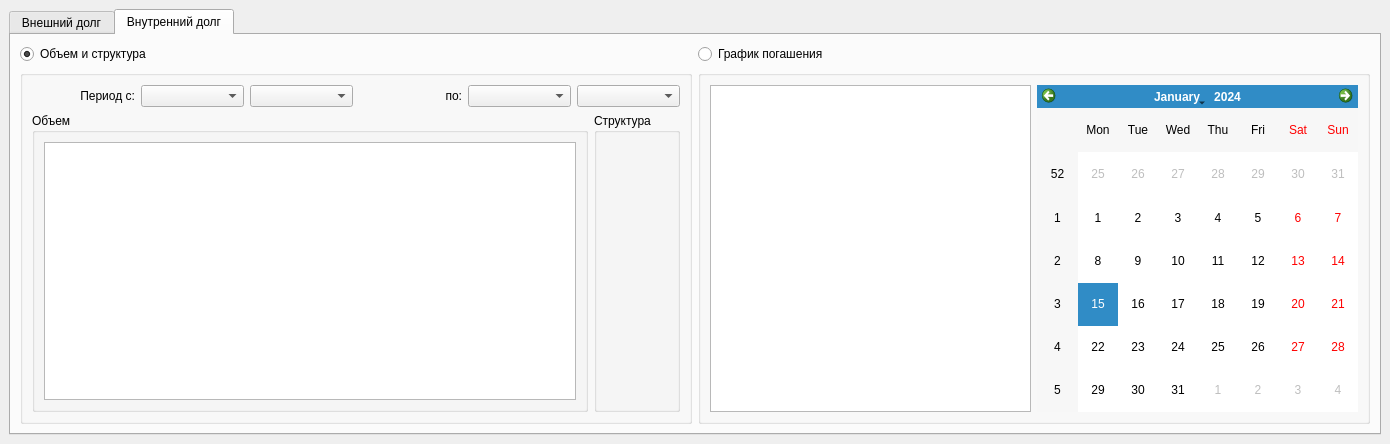
<?xml version="1.0" encoding="UTF-8"?>
<ui version="4.0">
 <class>MainWindow</class>
 <widget class="QMainWindow" name="MainWindow">
  <property name="geometry">
   <rect>
    <x>0</x>
    <y>0</y>
    <width>1390</width>
    <height>444</height>
   </rect>
  </property>
  <property name="windowTitle">
   <string>&quot;ВиГоД&quot;</string>
  </property>
  <widget class="QWidget" name="centralwidget">
   <layout class="QVBoxLayout" name="verticalLayout">
    <item>
     <widget class="QTabWidget" name="tabWidget">
      <property name="currentIndex">
       <number>1</number>
      </property>
      <widget class="QWidget" name="ExternalTab">
       <property name="enabled">
        <bool>true</bool>
       </property>
       <attribute name="title">
        <string>Внешний долг</string>
       </attribute>
       <layout class="QVBoxLayout" name="verticalLayout_5">
        <item>
         <layout class="QHBoxLayout" name="ExternalTopLayout">
          <item>
           <widget class="QRadioButton" name="ExternalRepaymentRB">
            <property name="text">
             <string>Объем и структура</string>
            </property>
            <property name="checked">
             <bool>true</bool>
            </property>
           </widget>
          </item>
          <item>
           <widget class="QRadioButton" name="ExternalVolumeRB">
            <property name="text">
             <string>График погашения</string>
            </property>
           </widget>
          </item>
         </layout>
        </item>
        <item>
         <layout class="QHBoxLayout" name="ExternalMainLayout">
          <item>
           <widget class="QGroupBox" name="ExternalVolumeGrBx">
            <property name="enabled">
             <bool>true</bool>
            </property>
            <property name="title">
             <string/>
            </property>
            <property name="flat">
             <bool>true</bool>
            </property>
            <layout class="QVBoxLayout" name="verticalLayout_6">
             <item>
              <layout class="QHBoxLayout" name="ExternalVolumeTopLayout">
               <item>
                <widget class="QLabel" name="ExternalVolumeFromLabel">
                 <property name="text">
                  <string>Период с:</string>
                 </property>
                 <property name="alignment">
                  <set>Qt::AlignRight|Qt::AlignTrailing|Qt::AlignVCenter</set>
                 </property>
                </widget>
               </item>
               <item>
                <widget class="QComboBox" name="ExternalVolumeFromMonthCmBx">
                 <property name="currentText">
                  <string/>
                 </property>
                 <property name="maxVisibleItems">
                  <number>12</number>
                 </property>
                 <property name="placeholderText">
                  <string/>
                 </property>
                </widget>
               </item>
               <item>
                <widget class="QComboBox" name="ExternalVolumeFromYearCmBx"/>
               </item>
               <item>
                <widget class="QLabel" name="ExternalVolumeToLabel">
                 <property name="text">
                  <string>по:</string>
                 </property>
                 <property name="alignment">
                  <set>Qt::AlignRight|Qt::AlignTrailing|Qt::AlignVCenter</set>
                 </property>
                </widget>
               </item>
               <item>
                <widget class="QComboBox" name="ExternalVolumeToMonthCmBx">
                 <property name="currentText">
                  <string/>
                 </property>
                 <property name="maxVisibleItems">
                  <number>12</number>
                 </property>
                 <property name="placeholderText">
                  <string/>
                 </property>
                </widget>
               </item>
               <item>
                <widget class="QComboBox" name="ExternalVolumeToYearCmBx"/>
               </item>
              </layout>
             </item>
             <item>
              <layout class="QHBoxLayout" name="ExternalVolumeMainLayout">
               <item>
                <widget class="QGroupBox" name="ExternalVolumeChartGrBx">
                 <property name="title">
                  <string>Объем</string>
                 </property>
                 <layout class="QGridLayout" name="gridLayout_2">
                  <item row="0" column="0">
                   <widget class="QChartView" name="ExternalVolumeCharView"/>
                  </item>
                 </layout>
                </widget>
               </item>
               <item>
                <widget class="QGroupBox" name="ExternalVolumeInfoGrBx">
                 <property name="title">
                  <string>Структура</string>
                 </property>
                 <layout class="QVBoxLayout" name="verticalLayout_7"/>
                </widget>
               </item>
              </layout>
             </item>
            </layout>
           </widget>
          </item>
          <item>
           <widget class="QGroupBox" name="ExternalRepaymentGrBx">
            <property name="title">
             <string/>
            </property>
            <layout class="QHBoxLayout" name="horizontalLayout_2">
             <item>
              <widget class="QChartView" name="ExternalRepaymentChartView"/>
             </item>
             <item>
              <widget class="QCalendarWidget" name="ExternalRepaymentCalendar"/>
             </item>
            </layout>
           </widget>
          </item>
         </layout>
        </item>
       </layout>
      </widget>
      <widget class="QWidget" name="InternalTab">
       <attribute name="title">
        <string>Внутренний долг</string>
       </attribute>
       <layout class="QVBoxLayout" name="verticalLayout_3">
        <item>
         <layout class="QHBoxLayout" name="InternalTopLayout">
          <item>
           <widget class="QRadioButton" name="InternalRepaymentRB">
            <property name="text">
             <string>Объем и структура</string>
            </property>
            <property name="checked">
             <bool>true</bool>
            </property>
           </widget>
          </item>
          <item>
           <widget class="QRadioButton" name="InternalVolumeRB">
            <property name="text">
             <string>График погашения</string>
            </property>
           </widget>
          </item>
         </layout>
        </item>
        <item>
         <layout class="QHBoxLayout" name="InternalMainLayout">
          <item>
           <widget class="QGroupBox" name="InternalVolumeGrBx">
            <property name="enabled">
             <bool>true</bool>
            </property>
            <property name="title">
             <string/>
            </property>
            <property name="flat">
             <bool>true</bool>
            </property>
            <layout class="QVBoxLayout" name="verticalLayout_13">
             <item>
              <layout class="QHBoxLayout" name="InternalVolumeTopLayout">
               <item>
                <widget class="QLabel" name="InternalVolumeFromLabel">
                 <property name="text">
                  <string>Период с:</string>
                 </property>
                 <property name="alignment">
                  <set>Qt::AlignRight|Qt::AlignTrailing|Qt::AlignVCenter</set>
                 </property>
                </widget>
               </item>
               <item>
                <widget class="QComboBox" name="InternalVolumeFromMonthCmBx">
                 <property name="currentText">
                  <string/>
                 </property>
                 <property name="maxVisibleItems">
                  <number>12</number>
                 </property>
                 <property name="placeholderText">
                  <string/>
                 </property>
                </widget>
               </item>
               <item>
                <widget class="QComboBox" name="InternalVolumeFromYearCmBx"/>
               </item>
               <item>
                <widget class="QLabel" name="InternalVolumeToLabel">
                 <property name="text">
                  <string>по:</string>
                 </property>
                 <property name="alignment">
                  <set>Qt::AlignRight|Qt::AlignTrailing|Qt::AlignVCenter</set>
                 </property>
                </widget>
               </item>
               <item>
                <widget class="QComboBox" name="InternalVolumeToMonthCmBx">
                 <property name="currentText">
                  <string/>
                 </property>
                 <property name="maxVisibleItems">
                  <number>12</number>
                 </property>
                 <property name="placeholderText">
                  <string/>
                 </property>
                </widget>
               </item>
               <item>
                <widget class="QComboBox" name="InternalVolumeToYearCmBx"/>
               </item>
              </layout>
             </item>
             <item>
              <layout class="QHBoxLayout" name="InternalVolumeMainLayout">
               <item>
                <widget class="QGroupBox" name="InternalVolumeChartGrBx">
                 <property name="title">
                  <string>Объем</string>
                 </property>
                 <layout class="QGridLayout" name="gridLayout_5">
                  <item row="0" column="0">
                   <widget class="QChartView" name="InternalVolumeCharView"/>
                  </item>
                 </layout>
                </widget>
               </item>
               <item>
                <widget class="QGroupBox" name="InternalVolumeInfoGrBx">
                 <property name="title">
                  <string>Структура</string>
                 </property>
                 <layout class="QVBoxLayout" name="verticalLayout_14"/>
                </widget>
               </item>
              </layout>
             </item>
            </layout>
           </widget>
          </item>
          <item>
           <widget class="QGroupBox" name="InternalRepaymentGrBx">
            <property name="title">
             <string/>
            </property>
            <layout class="QHBoxLayout" name="horizontalLayout_5">
             <item>
              <widget class="QChartView" name="InternalRepaymentChartView"/>
             </item>
             <item>
              <widget class="QCalendarWidget" name="InternalRepaymentCalendar"/>
             </item>
            </layout>
           </widget>
          </item>
         </layout>
        </item>
       </layout>
      </widget>
     </widget>
    </item>
   </layout>
  </widget>
  <widget class="QMenuBar" name="menubar">
   <property name="geometry">
    <rect>
     <x>0</x>
     <y>0</y>
     <width>1390</width>
     <height>21</height>
    </rect>
   </property>
  </widget>
 </widget>
 <customwidgets>
  <customwidget>
   <class>QChartView</class>
   <extends>QGraphicsView</extends>
   <header>QtCharts</header>
  </customwidget>
 </customwidgets>
 <resources/>
 <connections/>
</ui>
